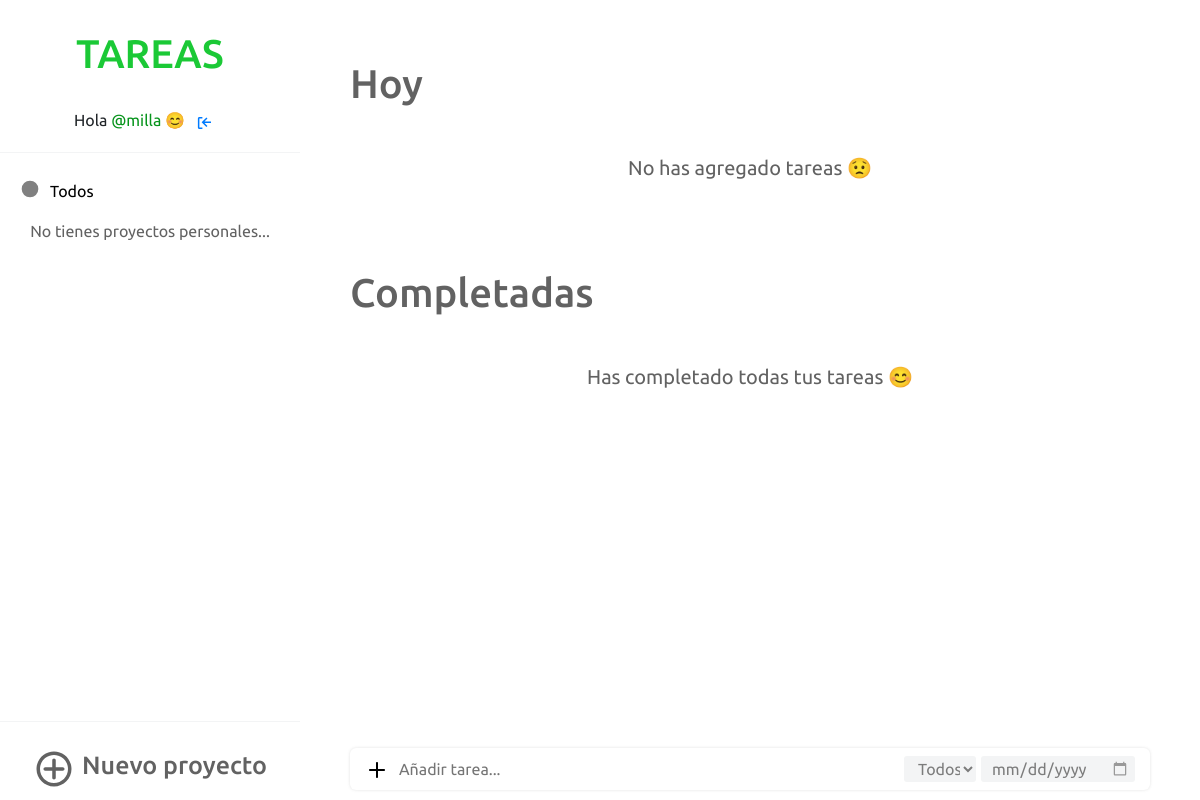
Page / (signed in) on the earlier database version.
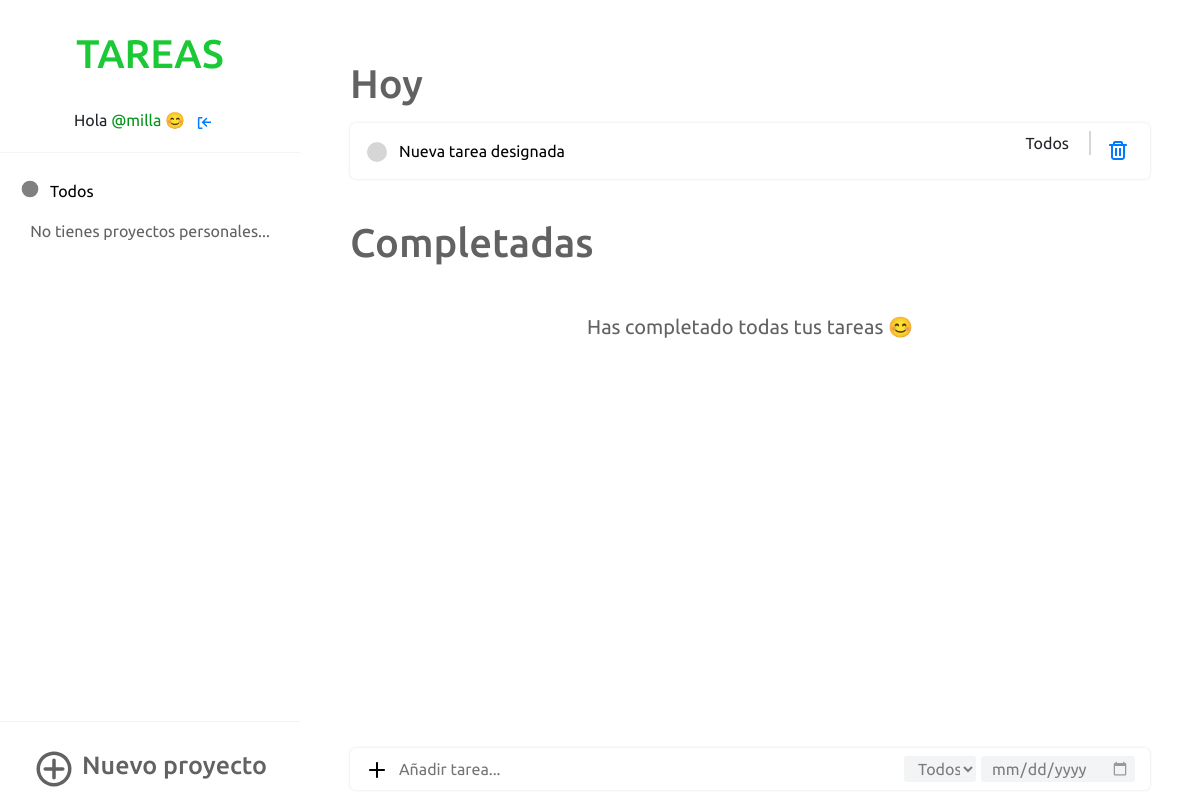
Same page on the later database version.
### appToDo/models.py (models this page shows, shortened)
class Proyecto(models.Model):
    COLORES= [
    ('red', 'red'),
    ('blue', 'blue'),
    ('green', 'green'),
    ('orange', 'orange'),
    ('gray', 'gray')
    ]
    titulo_proyecto = models.CharField(max_length=20, null=False)
    propietario = models.ForeignKey(settings.AUTH_USER_MODEL, on_delete=models.CASCADE, null=True)
    color = models.CharField(choices=COLORES, default=None, max_length=20)
    def __str__(self):
        return self.titulo_proyecto

class Tarea(models.Model):
    propietario = models.ForeignKey(settings.AUTH_USER_MODEL, on_delete=models.CASCADE, null=False, blank=False)
    titulo_tarea = models.CharField(max_length=80, null=False, blank=False)
    fecha_creacion = models.DateTimeField(default=timezone.now)
    fecha_vencimiento = models.DateField(blank=True, null=True, validators=[MinValueValidator(datetime.date.today)])
    completado = models.BooleanField(default=False)
    titulo_proyecto = models.ForeignKey(Proyecto,
                                        on_delete=models.CASCADE,
                                        null=False, # No puede ser nulo.
                                        blank=False,# No debe almacenar valores vacios.
                                        default='Todos')

### appToDo/views.py (the view)
# urls.py: path('', login_required(views.index), name='inicio'),
def index(request):
    todos_los_proyectos = Proyecto.objects.filter(propietario=request.user)
    todas_las_tareas_hoy = Tarea.objects.filter(completado=False, propietario=request.user).order_by('id')
    tareas_completadas = Tarea.objects.filter(completado=True, propietario=request.user)
    form_nueva_tarea = nueva_tarea_general(request)
    form_nuevo_proyecto = nuevoProyecto(request)
    fecha_actual = datetime.date.today
    nueva_tarea = actualizar_tarea(request)
    return render(request, 'appToDo/listado_tareas.html', {'proyectos':todos_los_proyectos, 'tareas_hoy':todas_las_tareas_hoy, 'tareas_completadas':tareas_completadas, 'form_tarea':form_nueva_tarea, 'form_proyecto':form_nuevo_proyecto, 'fecha_actual':fecha_actual, 'nueva_tarea':nueva_tarea})

### appToDo/forms.py
class tareaFormGeneral(forms.ModelForm):
    def __init__(self,usuario,*args,**kwargs):
        super (tareaFormGeneral,self ).__init__(*args,**kwargs) # populates the post
        self.fields['titulo_proyecto'].queryset = Proyecto.objects.filter(propietario=usuario)
    class Meta:
        model = Tarea
        fields = ('titulo_tarea', 'fecha_vencimiento', 'titulo_proyecto')
        widgets = {
            'fecha_vencimiento': DateInput(attrs={
                'type': 'date',
                'class': 'input-fecha-vencimiento',
                }
            ),
            'titulo_tarea': forms.TextInput(
                attrs={
                    'class': 'input-agregar-tarea',
                    'placeholder':'Añadir tarea...',
                }
            ),
            'titulo_proyecto': forms.Select(
                attrs={
                    'class': 'input-seleccion-proyecto',
                }
            ),
        }

### appToDo/views.py (called while the page is built)
def actualizar_tarea(request):
    id = request.POST.get('id')
    titulo = request.POST.get('titulo')
    nuevo = Tarea.objects.filter(pk=id).update(titulo_tarea=titulo)
    return nuevo

### appToDo/templates/appToDo/listado_tareas.html (shortened to what this page needs)
{% extends 'appToDo/base.html' %}
{% block listado_proyectos%}
{%for proyecto in proyectos %}
<div class="listado">
    <div class="sidebar-proyecto-titulo">
        {% if proyecto.titulo_proyecto == 'Todos' %}
        <a href="{% url 'inicio' %}" class="disable-select proyecto-titulo-sidebar">
            <div class="contenedor-proyectos">
                <svg version="1.1" xmlns="http://www.w3.org/2000/svg" width="20" height="20" viewBox="0 0 120 120">
                    <circle cx="60" cy="60" r="50" fill="{{ proyecto.color }}" />
                </svg>
                <li>{{ proyecto.titulo_proyecto }}</li>
            </div>
        </a>
        {% endif %}
    </div>
    <div class="sidebar-proyecto-eliminar">
    </div>
</div>
{% endfor %}
{% if proyectos.count == 1 %}
<p class="sin-proyectos-listado">No tienes proyectos personales...</p>
{% endif %}
{% endblock %}
{% block listado_tareas_hoy %}
<h1 class="titulo-principal-tareas">Hoy</h1>
{% if not tareas_hoy %}
<div class="no-hay-tareas">
    <p>No has agregado tareas &#128543;</p>
</div>
{% else %}
{% for tarea in tareas_hoy %}
<div class="contenedor-tareas">
    <div class="titulo-boton-tarea">
        <a href="{% url 'completar_tarea' pk=tarea.pk %}"><svg version="1.1" xmlns="http://www.w3.org/2000/svg"
                width="24" height="24" viewBox="0 0 120 120">
                <circle cx="60" cy="60" r="50" fill="#d6d6d6" />
            </svg></a>
        <form method="POST" class="formulario-editor">
            <input class="editar-tarea-hoy" name="titulo" type="text" value="{{ tarea.titulo_tarea }}">
        </form>
    </div>
    <div class="tipo-fecha-tarea">
        {% if tarea.fecha_vencimiento %}
        <p class="tipo-proyecto">{{ tarea.titulo_proyecto }}</p>
            {% if fecha_actual < tarea.fecha_vencimiento %}
                <p class="fecha-vencimiento aun-queda">{{ tarea.fecha_vencimiento }}</p>
            {% elif fecha_actual == tarea.fecha_vencimiento %}
                <p class="fecha-vencimiento vence-hoy">{{ tarea.fecha_vencimiento }}</p>
            {% else %}
                <p class="fecha-vencimiento vencido">{{ tarea.fecha_vencimiento }}</p>
            {% endif %}
        {% else %}
            <p class="tipo-proyecto sin-fecha">{{ tarea.titulo_proyecto }}</p>
        {% endif %}
            <a href="{% url 'borrar_tarea' pk=tarea.pk %}" class="delete">
            </a>
    </div>
</div>
{% endfor %}
{% endif %}
{% endblock %}
{% block listado_tareas_completadas %}
<h1 class="titulo-principal-tareas">Completadas</h1>
{% if not tareas_completadas %}
<div class="no-hay-tareas">
    <p>Has completado todas tus tareas &#128522;</p>
</div>
{% endif %}
{% endblock %}
{% block agregar_tarea_general %}
<div class="contenedor-tareas">
    <form method="POST" class="formulario-tarea">
        <div class="button-tarea">
            <button type="submit"></button>
            {{ form_tarea.titulo_tarea }}
        </div>
        <div class="tipo-vencimiento-tarea">
            {{ form_tarea.titulo_proyecto }}
            {{ form_tarea.fecha_vencimiento }}
        </div>
    </form>
</div>
{% endblock %}

Differences in the rows shown:
added Tarea: titulo "Nueva tarea designada", titulo_proyecto "Todos"
Other differences:
text no longer shown: "No has agregado tareas 😟"
